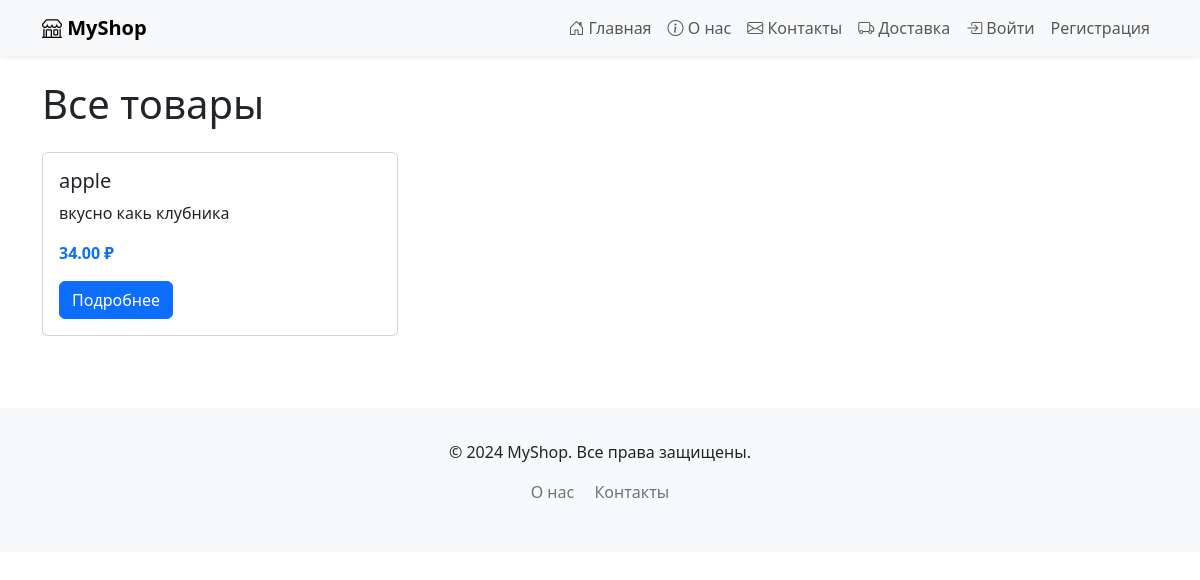
The app's page /, older data.
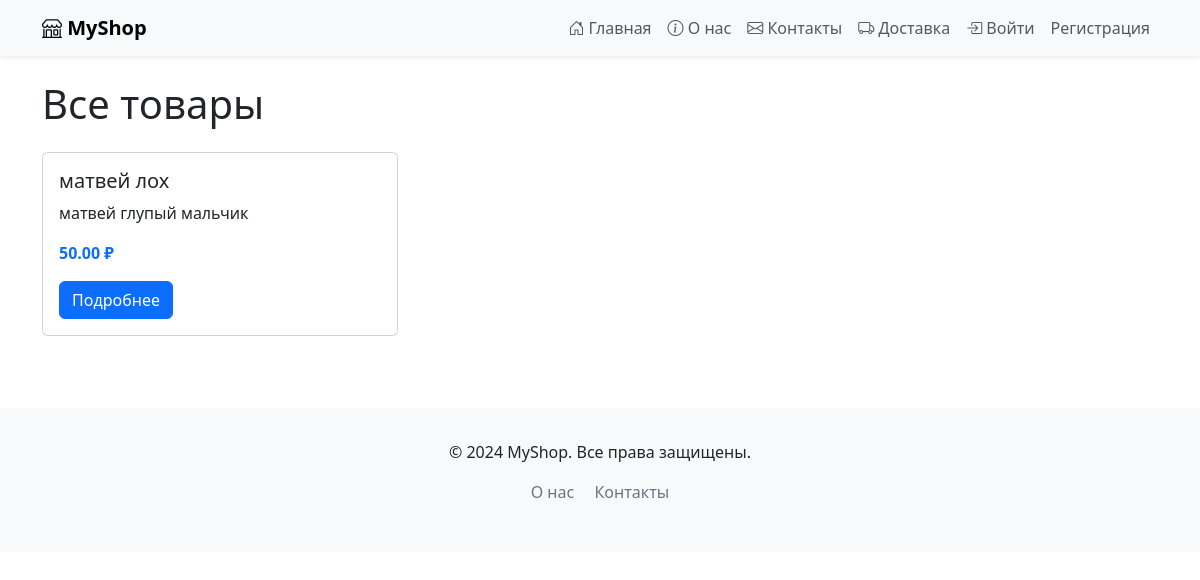
The same page, newer data.
### products/models.py (models this page shows, shortened)
class Product(models.Model):#главный класс
    name = models.CharField(max_length=100)
    price = models.DecimalField(decimal_places=2, max_digits=10)
    description = models.TextField()
    category = models.ForeignKey(Category, on_delete=models.PROTECT)
    image = models.ImageField(upload_to='products/', null=True, blank=True)

### products/views.py (the view)
# urls.py: path('', views.home, name='home'),
def home(request):#главная страница
    products = Product.objects.all()
    return render(request, 'products/home.html', {'products': products})

### products/templates/products/home.html (shortened to what this page needs)
{% extends 'products/base.html' %}
{% block content %}
<h1 class="mb-4">Все товары</h1>
<div class="row">
  {% for product in products %}
  <div class="col-md-4 mb-4">
    <div class="card">
      <div class="card-body">
        <h5 class="card-title">{{ product.name }}</h5>
        <p class="card-text">{{ product.description|truncatechars:100 }}</p>
        <p class="text-primary fw-bold">{{ product.price }} ₽</p>
        <a href="{% url 'products:product_detail' product.id %}" class="btn btn-primary">
          Подробнее
        </a>
      </div>
    </div>
  </div>
  {% empty %}
  <p class="text-muted">Товаров пока нет</p>
  {% endfor %}
</div>
{% endblock %}

Row changes from the older to the newer data that the page shows:
removed Product: name "apple", description "вкусно какь клубника", price "34.00"
added Product: name "матвей лох", description "матвей глупый мальчик", price "50.00"
